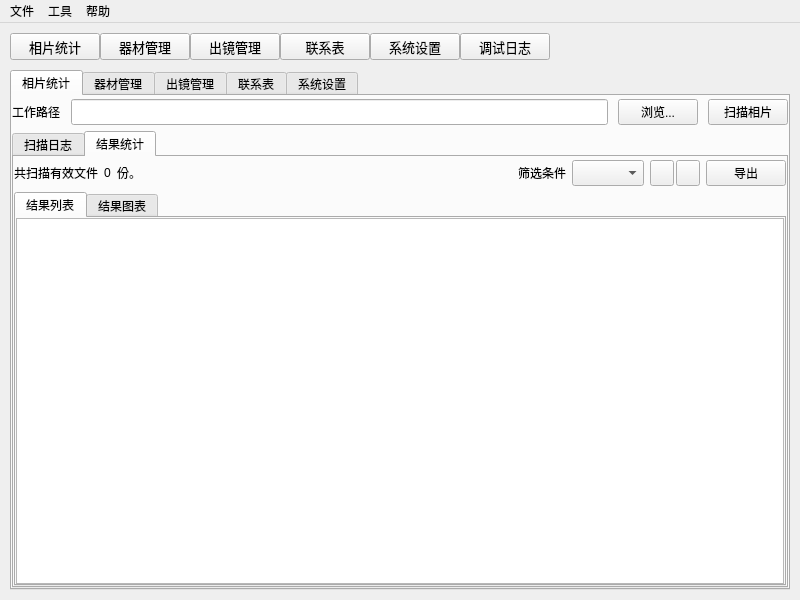
<?xml version="1.0" encoding="UTF-8"?>
<ui version="4.0">
 <class>AxisMainWindow</class>
 <widget class="QMainWindow" name="AxisMainWindow">
  <property name="geometry">
   <rect>
    <x>0</x>
    <y>0</y>
    <width>800</width>
    <height>600</height>
   </rect>
  </property>
  <property name="windowTitle">
   <string>AxisMainWindow</string>
  </property>
  <widget class="QWidget" name="widgetCentral">
   <layout class="QVBoxLayout" name="verticalLayout">
    <property name="spacing">
     <number>10</number>
    </property>
    <property name="leftMargin">
     <number>10</number>
    </property>
    <property name="topMargin">
     <number>10</number>
    </property>
    <property name="rightMargin">
     <number>10</number>
    </property>
    <property name="bottomMargin">
     <number>10</number>
    </property>
    <item>
     <widget class="QWidget" name="widgetTop" native="true">
      <property name="sizePolicy">
       <sizepolicy hsizetype="Fixed" vsizetype="Preferred">
        <horstretch>0</horstretch>
        <verstretch>0</verstretch>
       </sizepolicy>
      </property>
      <property name="font">
       <font>
        <kerning>true</kerning>
       </font>
      </property>
      <layout class="QGridLayout" name="gridLayout">
       <property name="leftMargin">
        <number>0</number>
       </property>
       <property name="topMargin">
        <number>0</number>
       </property>
       <property name="rightMargin">
        <number>0</number>
       </property>
       <property name="bottomMargin">
        <number>0</number>
       </property>
       <property name="spacing">
        <number>0</number>
       </property>
       <item row="0" column="0">
        <widget class="QWidget" name="widgetRibbon" native="true">
         <property name="sizePolicy">
          <sizepolicy hsizetype="Expanding" vsizetype="Fixed">
           <horstretch>0</horstretch>
           <verstretch>0</verstretch>
          </sizepolicy>
         </property>
         <layout class="QHBoxLayout" name="horizontalLayout">
          <property name="spacing">
           <number>0</number>
          </property>
          <property name="leftMargin">
           <number>0</number>
          </property>
          <property name="topMargin">
           <number>0</number>
          </property>
          <property name="rightMargin">
           <number>0</number>
          </property>
          <property name="bottomMargin">
           <number>0</number>
          </property>
          <item>
           <widget class="QToolButton" name="btnPhotoStat">
            <property name="sizePolicy">
             <sizepolicy hsizetype="Fixed" vsizetype="Preferred">
              <horstretch>0</horstretch>
              <verstretch>0</verstretch>
             </sizepolicy>
            </property>
            <property name="minimumSize">
             <size>
              <width>90</width>
              <height>0</height>
             </size>
            </property>
            <property name="font">
             <font>
              <family>Adobe Devanagari</family>
              <pointsize>10</pointsize>
              <kerning>true</kerning>
             </font>
            </property>
            <property name="text">
             <string>相片统计</string>
            </property>
            <property name="icon">
             <iconset resource="../Skin/main.qrc">
              <normaloff>:/ribbon-icon/speedtest.png</normaloff>:/ribbon-icon/speedtest.png</iconset>
            </property>
            <property name="iconSize">
             <size>
              <width>50</width>
              <height>50</height>
             </size>
            </property>
            <property name="checkable">
             <bool>false</bool>
            </property>
            <property name="toolButtonStyle">
             <enum>Qt::ToolButtonTextUnderIcon</enum>
            </property>
           </widget>
          </item>
          <item>
           <widget class="QToolButton" name="btnEquipmentMgr">
            <property name="sizePolicy">
             <sizepolicy hsizetype="Fixed" vsizetype="Preferred">
              <horstretch>0</horstretch>
              <verstretch>0</verstretch>
             </sizepolicy>
            </property>
            <property name="minimumSize">
             <size>
              <width>90</width>
              <height>0</height>
             </size>
            </property>
            <property name="font">
             <font>
              <family>Adobe Devanagari</family>
              <pointsize>10</pointsize>
              <kerning>true</kerning>
             </font>
            </property>
            <property name="text">
             <string>器材管理</string>
            </property>
            <property name="icon">
             <iconset resource="../Skin/main.qrc">
              <normaloff>:/ribbon-icon/infoextend.png</normaloff>:/ribbon-icon/infoextend.png</iconset>
            </property>
            <property name="iconSize">
             <size>
              <width>50</width>
              <height>50</height>
             </size>
            </property>
            <property name="toolButtonStyle">
             <enum>Qt::ToolButtonTextUnderIcon</enum>
            </property>
           </widget>
          </item>
          <item>
           <widget class="QToolButton" name="btnAppearanceMgr">
            <property name="sizePolicy">
             <sizepolicy hsizetype="Fixed" vsizetype="Preferred">
              <horstretch>0</horstretch>
              <verstretch>0</verstretch>
             </sizepolicy>
            </property>
            <property name="minimumSize">
             <size>
              <width>90</width>
              <height>0</height>
             </size>
            </property>
            <property name="font">
             <font>
              <family>Adobe Devanagari</family>
              <pointsize>10</pointsize>
              <kerning>true</kerning>
             </font>
            </property>
            <property name="text">
             <string>出镜管理</string>
            </property>
            <property name="icon">
             <iconset resource="../Skin/main.qrc">
              <normaloff>:/ribbon-icon/wifitest.png</normaloff>:/ribbon-icon/wifitest.png</iconset>
            </property>
            <property name="iconSize">
             <size>
              <width>50</width>
              <height>50</height>
             </size>
            </property>
            <property name="toolButtonStyle">
             <enum>Qt::ToolButtonTextUnderIcon</enum>
            </property>
           </widget>
          </item>
          <item>
           <widget class="QToolButton" name="btnContactSheet">
            <property name="sizePolicy">
             <sizepolicy hsizetype="Fixed" vsizetype="Preferred">
              <horstretch>0</horstretch>
              <verstretch>0</verstretch>
             </sizepolicy>
            </property>
            <property name="minimumSize">
             <size>
              <width>90</width>
              <height>0</height>
             </size>
            </property>
            <property name="font">
             <font>
              <family>Adobe Devanagari</family>
              <pointsize>10</pointsize>
              <kerning>true</kerning>
             </font>
            </property>
            <property name="text">
             <string>联系表</string>
            </property>
            <property name="icon">
             <iconset resource="../Skin/main.qrc">
              <normaloff>:/ribbon-icon/websitetest.png</normaloff>:/ribbon-icon/websitetest.png</iconset>
            </property>
            <property name="iconSize">
             <size>
              <width>50</width>
              <height>50</height>
             </size>
            </property>
            <property name="toolButtonStyle">
             <enum>Qt::ToolButtonTextUnderIcon</enum>
            </property>
           </widget>
          </item>
          <item>
           <widget class="QToolButton" name="btnSettings">
            <property name="sizePolicy">
             <sizepolicy hsizetype="Fixed" vsizetype="Preferred">
              <horstretch>0</horstretch>
              <verstretch>0</verstretch>
             </sizepolicy>
            </property>
            <property name="minimumSize">
             <size>
              <width>90</width>
              <height>0</height>
             </size>
            </property>
            <property name="font">
             <font>
              <family>Adobe Devanagari</family>
              <pointsize>10</pointsize>
              <kerning>true</kerning>
             </font>
            </property>
            <property name="text">
             <string>系统设置</string>
            </property>
            <property name="icon">
             <iconset resource="../Skin/main.qrc">
              <normaloff>:/ribbon-icon/troublecheck.png</normaloff>:/ribbon-icon/troublecheck.png</iconset>
            </property>
            <property name="iconSize">
             <size>
              <width>50</width>
              <height>50</height>
             </size>
            </property>
            <property name="toolButtonStyle">
             <enum>Qt::ToolButtonTextUnderIcon</enum>
            </property>
           </widget>
          </item>
          <item>
           <widget class="QToolButton" name="btnDebugLog">
            <property name="sizePolicy">
             <sizepolicy hsizetype="Fixed" vsizetype="Preferred">
              <horstretch>0</horstretch>
              <verstretch>0</verstretch>
             </sizepolicy>
            </property>
            <property name="minimumSize">
             <size>
              <width>90</width>
              <height>0</height>
             </size>
            </property>
            <property name="font">
             <font>
              <family>Adobe Devanagari</family>
              <pointsize>10</pointsize>
              <kerning>true</kerning>
             </font>
            </property>
            <property name="text">
             <string>调试日志</string>
            </property>
            <property name="icon">
             <iconset resource="../Skin/main.qrc">
              <normaloff>:/ribbon-icon/troublecheck.png</normaloff>:/ribbon-icon/troublecheck.png</iconset>
            </property>
            <property name="iconSize">
             <size>
              <width>50</width>
              <height>50</height>
             </size>
            </property>
            <property name="toolButtonStyle">
             <enum>Qt::ToolButtonTextUnderIcon</enum>
            </property>
           </widget>
          </item>
         </layout>
        </widget>
       </item>
       <item row="0" column="6">
        <spacer name="horizontalSpacer">
         <property name="orientation">
          <enum>Qt::Horizontal</enum>
         </property>
         <property name="sizeHint" stdset="0">
          <size>
           <width>40</width>
           <height>20</height>
          </size>
         </property>
        </spacer>
       </item>
      </layout>
     </widget>
    </item>
    <item>
     <widget class="QWidget" name="widgetDashboard" native="true">
      <layout class="QGridLayout" name="gridLayout_3">
       <property name="leftMargin">
        <number>0</number>
       </property>
       <property name="topMargin">
        <number>0</number>
       </property>
       <property name="rightMargin">
        <number>0</number>
       </property>
       <property name="bottomMargin">
        <number>0</number>
       </property>
       <property name="spacing">
        <number>0</number>
       </property>
       <item row="0" column="0">
        <widget class="QTabWidget" name="tabDashboard">
         <property name="currentIndex">
          <number>0</number>
         </property>
         <property name="tabBarAutoHide">
          <bool>false</bool>
         </property>
         <widget class="QWidget" name="tabPhotoStat">
          <attribute name="title">
           <string>相片统计</string>
          </attribute>
          <layout class="QGridLayout" name="gridLayout_4">
           <property name="leftMargin">
            <number>0</number>
           </property>
           <property name="topMargin">
            <number>0</number>
           </property>
           <property name="rightMargin">
            <number>0</number>
           </property>
           <property name="bottomMargin">
            <number>0</number>
           </property>
           <item row="1" column="0">
            <widget class="QWidget" name="widgetStatView" native="true">
             <layout class="QGridLayout" name="gridLayout_2">
              <property name="leftMargin">
               <number>0</number>
              </property>
              <property name="topMargin">
               <number>0</number>
              </property>
              <property name="rightMargin">
               <number>0</number>
              </property>
              <property name="bottomMargin">
               <number>0</number>
              </property>
              <property name="spacing">
               <number>0</number>
              </property>
              <item row="0" column="0">
               <widget class="QTabWidget" name="tabScanView">
                <property name="currentIndex">
                 <number>1</number>
                </property>
                <widget class="QWidget" name="tabScanLog">
                 <attribute name="title">
                  <string>扫描日志</string>
                 </attribute>
                 <layout class="QGridLayout" name="gridLayout_5">
                  <property name="leftMargin">
                   <number>0</number>
                  </property>
                  <property name="topMargin">
                   <number>0</number>
                  </property>
                  <property name="rightMargin">
                   <number>0</number>
                  </property>
                  <property name="bottomMargin">
                   <number>0</number>
                  </property>
                  <property name="spacing">
                   <number>6</number>
                  </property>
                  <item row="0" column="0">
                   <widget class="QTextBrowser" name="tbLScanLog"/>
                  </item>
                 </layout>
                </widget>
                <widget class="QWidget" name="tabScanResult">
                 <attribute name="title">
                  <string>结果统计</string>
                 </attribute>
                 <layout class="QVBoxLayout" name="verticalLayout_2">
                  <property name="leftMargin">
                   <number>0</number>
                  </property>
                  <property name="topMargin">
                   <number>0</number>
                  </property>
                  <property name="rightMargin">
                   <number>0</number>
                  </property>
                  <property name="bottomMargin">
                   <number>0</number>
                  </property>
                  <item>
                   <widget class="QWidget" name="widgetScanResultTitle" native="true">
                    <layout class="QHBoxLayout" name="horizontalLayout_3">
                     <property name="leftMargin">
                      <number>0</number>
                     </property>
                     <property name="topMargin">
                      <number>3</number>
                     </property>
                     <property name="rightMargin">
                      <number>0</number>
                     </property>
                     <property name="bottomMargin">
                      <number>0</number>
                     </property>
                     <item>
                      <widget class="QLabel" name="lblResultStatusPrefix">
                       <property name="text">
                        <string>共扫描有效文件</string>
                       </property>
                      </widget>
                     </item>
                     <item>
                      <widget class="QLabel" name="lblResultStatus">
                       <property name="text">
                        <string>0</string>
                       </property>
                      </widget>
                     </item>
                     <item>
                      <widget class="QLabel" name="lblResultStatusSuffix">
                       <property name="text">
                        <string>份。</string>
                       </property>
                      </widget>
                     </item>
                     <item>
                      <spacer name="horizontalSpacer_2">
                       <property name="orientation">
                        <enum>Qt::Horizontal</enum>
                       </property>
                       <property name="sizeHint" stdset="0">
                        <size>
                         <width>40</width>
                         <height>20</height>
                        </size>
                       </property>
                      </spacer>
                     </item>
                     <item>
                      <widget class="QLabel" name="lblFilterLabel">
                       <property name="text">
                        <string>筛选条件</string>
                       </property>
                      </widget>
                     </item>
                     <item>
                      <widget class="QComboBox" name="cbFilter">
                       <property name="sizePolicy">
                        <sizepolicy hsizetype="Preferred" vsizetype="Preferred">
                         <horstretch>0</horstretch>
                         <verstretch>0</verstretch>
                        </sizepolicy>
                       </property>
                      </widget>
                     </item>
                     <item>
                      <widget class="QWidget" name="widgetResultViewSwitcher" native="true">
                       <layout class="QHBoxLayout" name="horizontalLayout_4">
                        <property name="spacing">
                         <number>2</number>
                        </property>
                        <property name="leftMargin">
                         <number>0</number>
                        </property>
                        <property name="topMargin">
                         <number>0</number>
                        </property>
                        <property name="rightMargin">
                         <number>0</number>
                        </property>
                        <property name="bottomMargin">
                         <number>0</number>
                        </property>
                        <item>
                         <widget class="QToolButton" name="btnTableView">
                          <property name="sizePolicy">
                           <sizepolicy hsizetype="Minimum" vsizetype="Preferred">
                            <horstretch>0</horstretch>
                            <verstretch>0</verstretch>
                           </sizepolicy>
                          </property>
                          <property name="minimumSize">
                           <size>
                            <width>15</width>
                            <height>15</height>
                           </size>
                          </property>
                          <property name="font">
                           <font>
                            <pointsize>15</pointsize>
                           </font>
                          </property>
                          <property name="text">
                           <string/>
                          </property>
                         </widget>
                        </item>
                        <item>
                         <widget class="QToolButton" name="btnChartView">
                          <property name="sizePolicy">
                           <sizepolicy hsizetype="Minimum" vsizetype="Preferred">
                            <horstretch>0</horstretch>
                            <verstretch>0</verstretch>
                           </sizepolicy>
                          </property>
                          <property name="minimumSize">
                           <size>
                            <width>15</width>
                            <height>15</height>
                           </size>
                          </property>
                          <property name="font">
                           <font>
                            <pointsize>15</pointsize>
                           </font>
                          </property>
                          <property name="text">
                           <string/>
                          </property>
                         </widget>
                        </item>
                       </layout>
                      </widget>
                     </item>
                     <item>
                      <widget class="QWidget" name="widgetResultOperation" native="true">
                       <layout class="QHBoxLayout" name="horizontalLayout_5">
                        <property name="leftMargin">
                         <number>0</number>
                        </property>
                        <property name="topMargin">
                         <number>0</number>
                        </property>
                        <property name="rightMargin">
                         <number>0</number>
                        </property>
                        <property name="bottomMargin">
                         <number>0</number>
                        </property>
                        <item>
                         <widget class="QPushButton" name="btnExportResult">
                          <property name="sizePolicy">
                           <sizepolicy hsizetype="Minimum" vsizetype="Preferred">
                            <horstretch>0</horstretch>
                            <verstretch>0</verstretch>
                           </sizepolicy>
                          </property>
                          <property name="text">
                           <string>导出</string>
                          </property>
                         </widget>
                        </item>
                       </layout>
                      </widget>
                     </item>
                    </layout>
                   </widget>
                  </item>
                  <item>
                   <widget class="QWidget" name="widgetResultView" native="true">
                    <layout class="QGridLayout" name="gridLayout_6">
                     <property name="leftMargin">
                      <number>0</number>
                     </property>
                     <property name="topMargin">
                      <number>0</number>
                     </property>
                     <property name="rightMargin">
                      <number>0</number>
                     </property>
                     <property name="bottomMargin">
                      <number>0</number>
                     </property>
                     <item row="0" column="0">
                      <widget class="QTabWidget" name="tabResultView">
                       <property name="currentIndex">
                        <number>0</number>
                       </property>
                       <widget class="QWidget" name="tabTableView">
                        <attribute name="title">
                         <string>结果列表</string>
                        </attribute>
                        <layout class="QGridLayout" name="gridLayout_7">
                         <property name="leftMargin">
                          <number>0</number>
                         </property>
                         <property name="topMargin">
                          <number>0</number>
                         </property>
                         <property name="rightMargin">
                          <number>0</number>
                         </property>
                         <property name="bottomMargin">
                          <number>0</number>
                         </property>
                         <item row="0" column="0">
                          <widget class="QTableWidget" name="tableWidget"/>
                         </item>
                        </layout>
                       </widget>
                       <widget class="QWidget" name="tabChartView">
                        <attribute name="title">
                         <string>结果图表</string>
                        </attribute>
                       </widget>
                      </widget>
                     </item>
                    </layout>
                   </widget>
                  </item>
                 </layout>
                </widget>
               </widget>
              </item>
             </layout>
            </widget>
           </item>
           <item row="0" column="0">
            <widget class="QWidget" name="widgetStatViewTitle" native="true">
             <layout class="QHBoxLayout" name="horizontalLayout_2">
              <property name="spacing">
               <number>10</number>
              </property>
              <property name="leftMargin">
               <number>0</number>
              </property>
              <property name="topMargin">
               <number>3</number>
              </property>
              <property name="rightMargin">
               <number>0</number>
              </property>
              <property name="bottomMargin">
               <number>0</number>
              </property>
              <item>
               <widget class="QLabel" name="lblFolderPath">
                <property name="text">
                 <string>工作路径</string>
                </property>
               </widget>
              </item>
              <item>
               <widget class="QLineEdit" name="tbFolderPath">
                <property name="sizePolicy">
                 <sizepolicy hsizetype="Expanding" vsizetype="Preferred">
                  <horstretch>0</horstretch>
                  <verstretch>0</verstretch>
                 </sizepolicy>
                </property>
               </widget>
              </item>
              <item>
               <widget class="QPushButton" name="btnBrowsePath">
                <property name="sizePolicy">
                 <sizepolicy hsizetype="Minimum" vsizetype="Preferred">
                  <horstretch>0</horstretch>
                  <verstretch>0</verstretch>
                 </sizepolicy>
                </property>
                <property name="text">
                 <string>浏览...</string>
                </property>
               </widget>
              </item>
              <item>
               <widget class="QPushButton" name="btnScan">
                <property name="sizePolicy">
                 <sizepolicy hsizetype="Minimum" vsizetype="Preferred">
                  <horstretch>0</horstretch>
                  <verstretch>0</verstretch>
                 </sizepolicy>
                </property>
                <property name="text">
                 <string>扫描相片</string>
                </property>
               </widget>
              </item>
             </layout>
            </widget>
           </item>
          </layout>
         </widget>
         <widget class="QWidget" name="tabEquipmentMgr">
          <attribute name="title">
           <string>器材管理</string>
          </attribute>
         </widget>
         <widget class="QWidget" name="tabAppearanceMgr">
          <attribute name="title">
           <string>出镜管理</string>
          </attribute>
         </widget>
         <widget class="QWidget" name="tabContactSheet">
          <attribute name="title">
           <string>联系表</string>
          </attribute>
         </widget>
         <widget class="QWidget" name="tabSettings">
          <attribute name="title">
           <string>系统设置</string>
          </attribute>
         </widget>
        </widget>
       </item>
      </layout>
     </widget>
    </item>
   </layout>
  </widget>
  <widget class="QMenuBar" name="menuBar">
   <property name="geometry">
    <rect>
     <x>0</x>
     <y>0</y>
     <width>800</width>
     <height>23</height>
    </rect>
   </property>
   <widget class="QMenu" name="menuFile">
    <property name="title">
     <string>文件</string>
    </property>
    <addaction name="actionLoadData"/>
    <addaction name="actionExit"/>
   </widget>
   <widget class="QMenu" name="menuTool">
    <property name="title">
     <string>工具</string>
    </property>
    <addaction name="actionExifEditor"/>
   </widget>
   <widget class="QMenu" name="menuHelp">
    <property name="title">
     <string>帮助</string>
    </property>
    <addaction name="actionAboutCodenameAxis"/>
   </widget>
   <addaction name="menuFile"/>
   <addaction name="menuTool"/>
   <addaction name="menuHelp"/>
  </widget>
  <action name="actionLoadData">
   <property name="text">
    <string>Load Data</string>
   </property>
  </action>
  <action name="actionExit">
   <property name="text">
    <string>Exit</string>
   </property>
  </action>
  <action name="actionAboutCodenameAxis">
   <property name="text">
    <string>About Codename Axis</string>
   </property>
  </action>
  <action name="actionExifEditor">
   <property name="text">
    <string>Exif Editor</string>
   </property>
  </action>
 </widget>
 <resources>
  <include location="../Skin/main.qrc"/>
 </resources>
 <connections/>
</ui>
